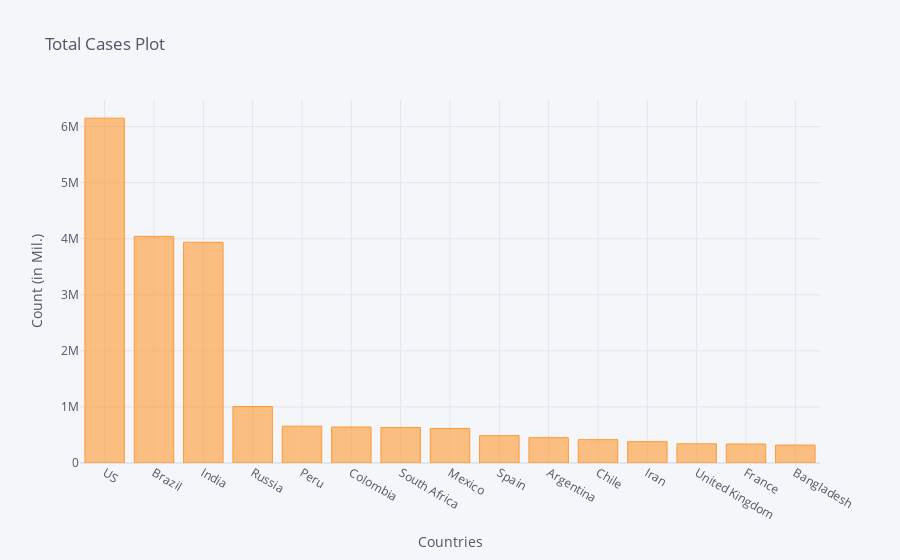

Source (notebook cell):
### Code cell
corona_dframe_agg_plot.iplot(kind='bar', x='Country/Region', y='9/3/20',
                             title='Total Cases Plot',xTitle='Countries',yTitle='Count (in Mil.)')

### Figure 1 — Plotly figure (JSON) as saved in the notebook; plotly's stock layout.template omitted (floating-point values rounded to 4 significant figures)
{"data": [{"marker": {"color": "rgba(255, 153, 51, 0.6)", "line": {"color": "rgba(255, 153, 51, 1.0)", "width": 1}}, "name": "9/3/20", "orientation": "v", "text": "", "type": "bar", "x": ["US", "Brazil", "India", "Russia", "Peru", "Colombia", "South Africa", "Mexico", "Spain", "Argentina", "Chile", "Iran", "United Kingdom", "France", "Bangladesh"], "y": [6150016, 4041638, 3936747, 1006923, 657129, 641574, 633015, 616894, 488513, 451198, 416501, 380746, 342708, 338220, 319686]}], "layout": {"legend": {"bgcolor": "#F5F6F9", "font": {"color": "#4D5663"}}, "paper_bgcolor": "#F5F6F9", "plot_bgcolor": "#F5F6F9", "title": {"font": {"color": "#4D5663"}, "text": "Total Cases Plot"}, "xaxis": {"gridcolor": "#E1E5ED", "showgrid": true, "tickfont": {"color": "#4D5663"}, "title": {"font": {"color": "#4D5663"}, "text": "Countries"}, "zerolinecolor": "#E1E5ED"}, "yaxis": {"gridcolor": "#E1E5ED", "showgrid": true, "tickfont": {"color": "#4D5663"}, "title": {"font": {"color": "#4D5663"}, "text": "Count (in Mil.)"}, "zerolinecolor": "#E1E5ED"}}}
